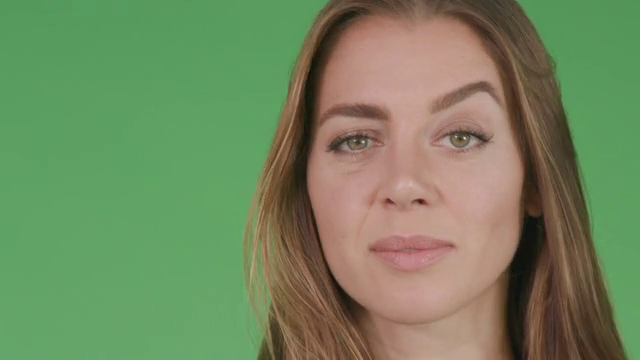
#> input picture frame 41 of add_eyes_liner_to_video/Media/Sample Video.mp4, 640 x 360 px, given in place of ship1.mp4, which was not available
$ python test_ship.py
#> lines starting #> are read from the running program, lines starting #| are printed output that depends on the picture; pictures that were not available may be replaced by others from this repository, and a replacement may not be noted
# -*- coding: UTF-8 -*-
"""
Author: LGD
FileName: test_ship
DateTime: 2020/10/27 10:49
SoftWare: PyCharm
"""
import cv2 as cv
import numpy as np

camera = cv.VideoCapture("images/ship1.mp4")
# cv.imshow("video", camera)
while 1:
    # 读图片灰度化
    ret, frame = camera.read()  # 读取帧
#> frame is the input picture: shape (360, 640, 3); mean B, G, R 94.7, 134.7, 115.2
    print(ret)
#| True
    # img_path = "images/bird.png"
    # img = cv.imread(img_path)
    gray = cv.cvtColor(frame, cv.COLOR_BGR2GRAY)
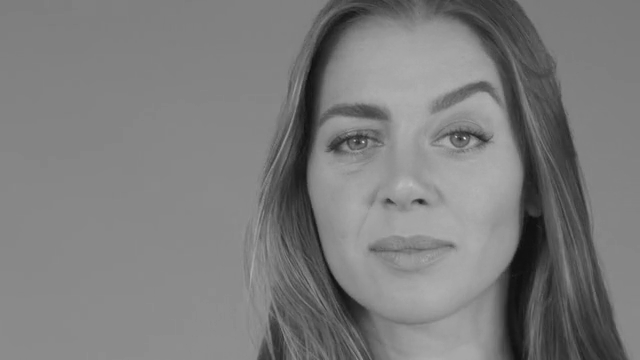
#> gray: shape (360, 640); min 10, max 224, mean 124.2
    # cv.imshow("gray", gray)

    # 高斯滤波去噪
    blurred = cv.GaussianBlur(gray, (9, 9), 0)
    # cv.imshow("blurred", blurred)

    # 提取图像梯度
    gradX = cv.Sobel(gray, ddepth=cv.CV_32F, dx=1, dy=0)
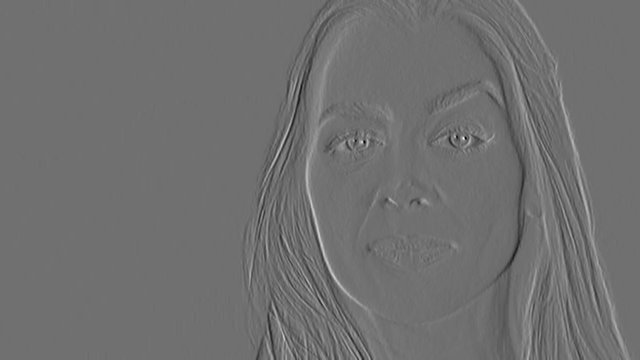
#> gradX: shape (360, 640) float32; min -365, max 464, mean 0; drawn with min black and max white
    gradY = cv.Sobel(gray, ddepth=cv.CV_32F, dx=0, dy=1)
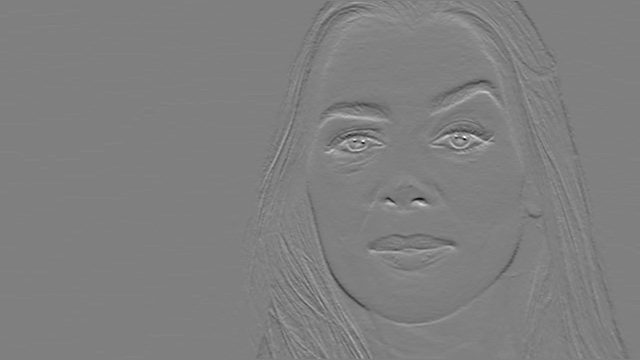
#> gradY: shape (360, 640) float32; min -395, max 393, mean 0.2; drawn with min black and max white

    gradient = cv.subtract(gradX, gradY)
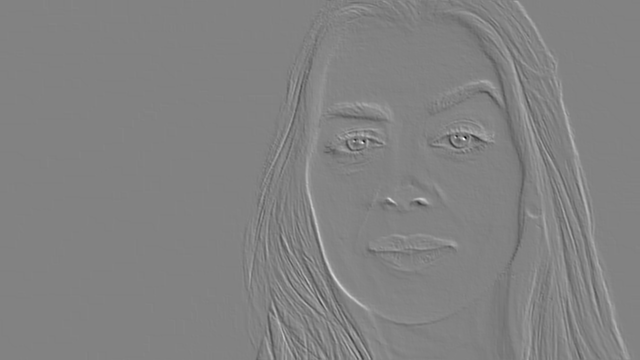
#> gradient: shape (360, 640) float32; min -706, max 672, mean -0.2; drawn with min black and max white
    gradient = cv.convertScaleAbs(gradient)
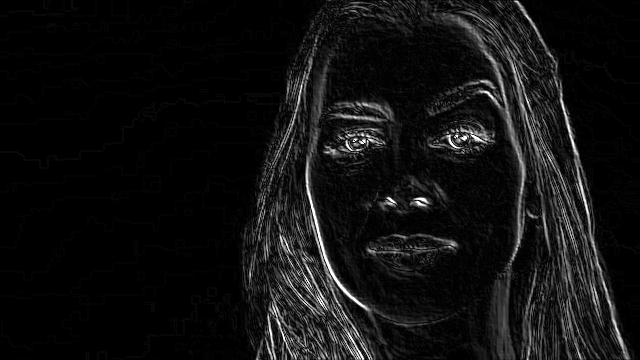
#> gradient: shape (360, 640); min 0, max 255, mean 16.8

    cv.namedWindow("gradient", 0)
    cv.resizeWindow("gradient", 800, 450)
    cv.imshow("gradient", gradient)
    if cv.waitKey(1) & 0xFF == ord('q'):  # 按Q退出
#> (key q is pressed here)
        break

# 释放资源并关闭窗口
camera.release()
cv.destroyAllWindows()

$ run again, starting later in the video
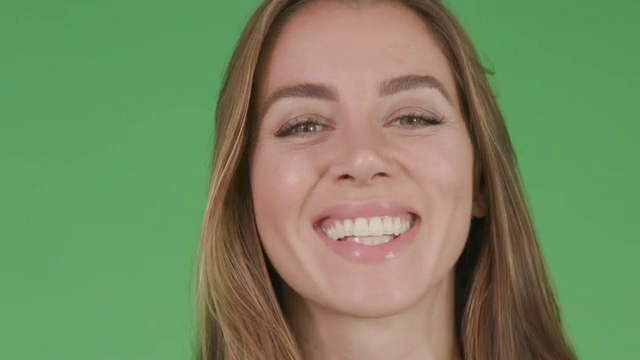
#> input picture frame 186 of add_eyes_liner_to_video/Media/Sample Video.mp4, 640 x 360 px, given in place of ship1.mp4, which was not available
#> frame is the input picture: shape (360, 640, 3); mean B, G, R 96.5, 136.7, 117.3
#| True
#> `gradY = cv.Sobel(gray, ddepth=cv.CV_32F, dx=0, dy=1)`:
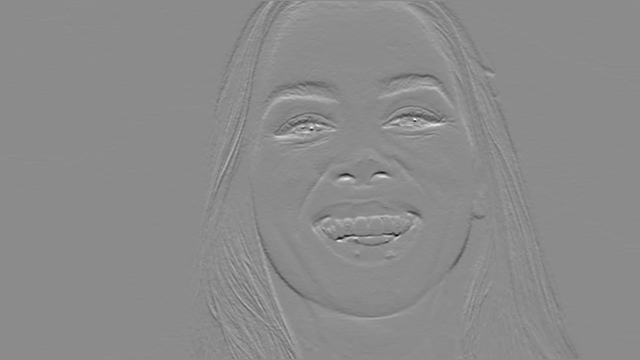
#> gradY: shape (360, 640) float32; min -472, max 390, mean 0.1; drawn with min black and max white
#> `gradient = cv.convertScaleAbs(gradient)`:
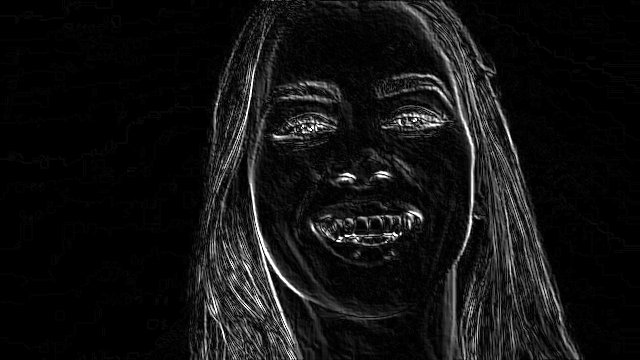
#> gradient: shape (360, 640); min 0, max 255, mean 18.1

$ run again, starting later in the video
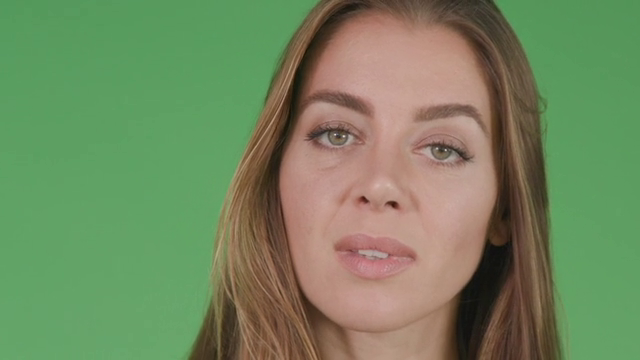
#> input picture frame 331 of add_eyes_liner_to_video/Media/Sample Video.mp4, 640 x 360 px, given in place of ship1.mp4, which was not available
#> frame is the input picture: shape (360, 640, 3); mean B, G, R 95.1, 135, 115.3
#| True
#> `gradY = cv.Sobel(gray, ddepth=cv.CV_32F, dx=0, dy=1)`:
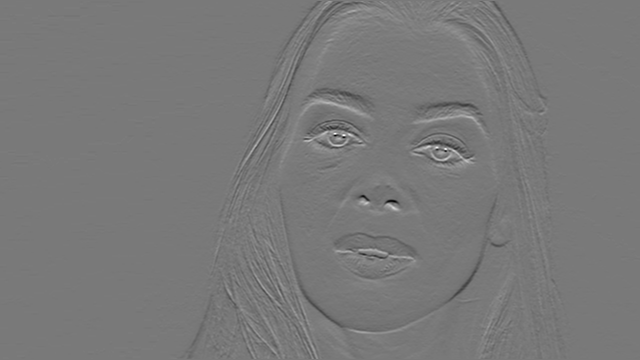
#> gradY: shape (360, 640) float32; min -381, max 421, mean 0.1; drawn with min black and max white
#> `gradient = cv.convertScaleAbs(gradient)`:
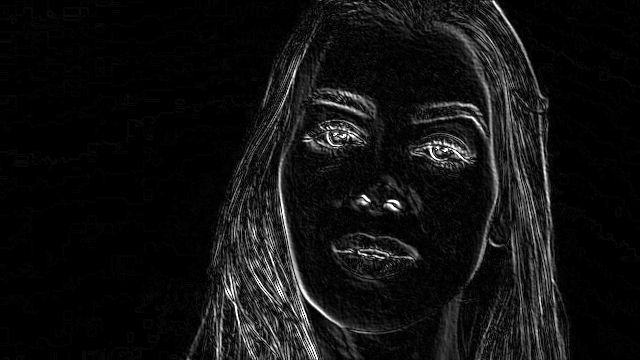
#> gradient: shape (360, 640); min 0, max 255, mean 17.1
